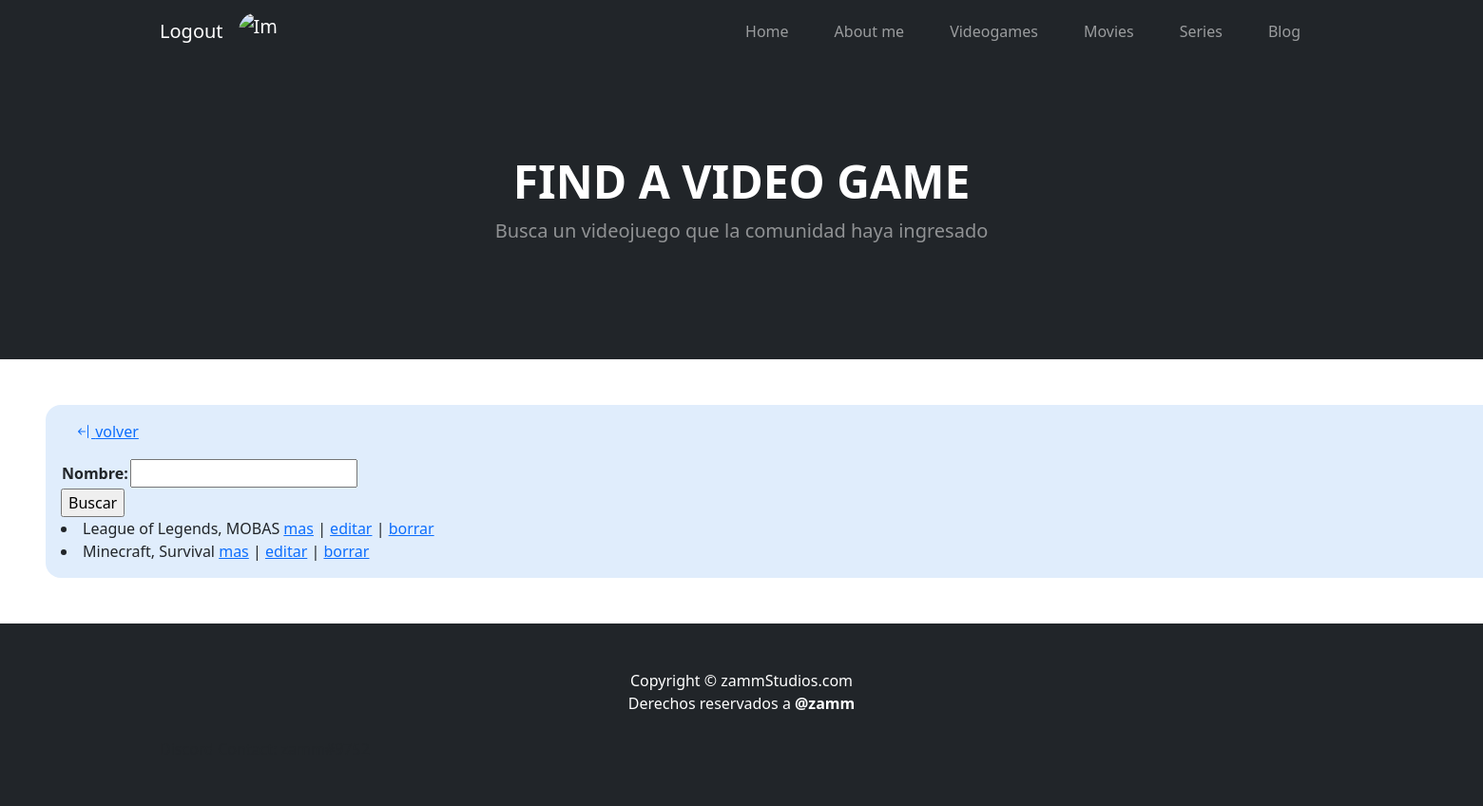
The app's page /entretenimiento/videojuegos/lista (signed in), older data.
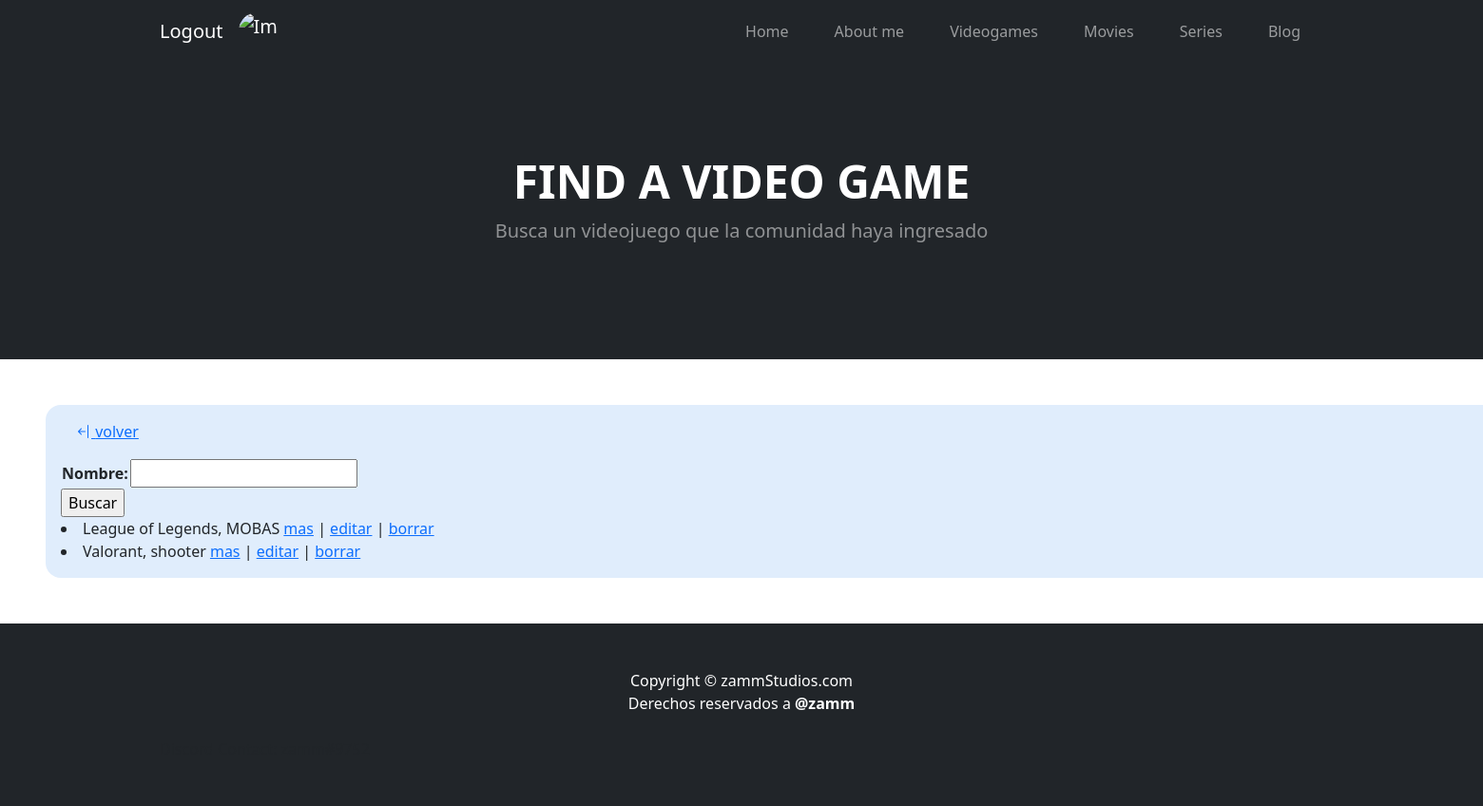
The same page, newer data.
### entretenimiento/models.py (models this page shows)
class VideoJuegos(models.Model):
    nombre = models.CharField(max_length=40)
    genero = models.CharField(max_length=20)
    divertido = models.BooleanField()
    contenido = RichTextField(blank=True, null=True)
    def __str__(self):
        return f'{self.nombre}'

### entretenimiento/views.py (the view)
# urls.py: path('videojuegos/lista', views.lista_videojuegos, name='lista_videojuegos'),
def lista_videojuegos(request):
    nombre_a_buscar = request.GET.get('nombre', None)
    if nombre_a_buscar is not None:
        videojuegos = VideoJuegos.objects.filter(nombre__icontains = nombre_a_buscar)
    else:
        videojuegos = VideoJuegos.objects.all()
    form = VideoJuegosBusqueda()
    return render(request, 'entretenimiento/lista_videojuegos.html', {'form': form, 'videojuegos': videojuegos})

### entretenimiento/forms.py
class VideoJuegosBusqueda(forms.Form):
    nombre = forms.CharField(max_length=40)

### entretenimiento/templates/entretenimiento/lista_videojuegos.html (shortened to what this page needs)
{% extends 'index/index.html' %}
{% block header_block %}
        <header class="bg-dark py-5">
            <div class="container px-5">
                <div class="row gx-5 justify-content-center">
                    <div class="col-lg-6">
                        <div class="text-center my-5">
                            {% block header_text_block %}
                                <h1 class="display-5 fw-bolder text-white mb-2">FIND A VIDEO GAME</h1>
                            {% endblock header_text_block %}
                            <p class="lead text-white-50 mb-4">Busca un videojuego que la comunidad haya ingresado</p>
                        </div>
                    </div>
                </div>
            </div>
        </header>
{% endblock header_block %}
{% block body_block %}
    <div style='width:120rem; margin:0 auto; '>
        <div style='background: #E0EDFC; padding: 1rem 60rem 1rem 1rem; border-radius: 1rem; margin: 3rem'>
            <p>
                <a href={% url 'videojuego' %} style='padding: 1rem;'><i class="bi bi-arrow-bar-left"></i> volver</a>
            </p>
            <form action={% url 'lista_videojuegos' %} method='get'>
                <table>
                    {{form.as_table}}
                </table>
                <input type="submit" value='Buscar'>
            </form>
            {% for videojuego in videojuegos %}
                <li>
                    {{videojuego}}, {{videojuego.genero}}
                    <a href={% url 'detalle_videojuego' videojuego.id %}>mas</a> |
                    <a href={% url 'editar_videojuego' videojuego.id %}>editar</a> |
                    <a href={% url 'borrar_videojuego' videojuego.id %}>borrar</a>
                </li>
            {% endfor %}
        </div>
    </div>
{% endblock body_block %}

Row changes from the older to the newer data that the page shows:
removed VideoJuegos: nombre "Minecraft", genero "Survival"
added VideoJuegos: nombre "Valorant", genero "shooter"
